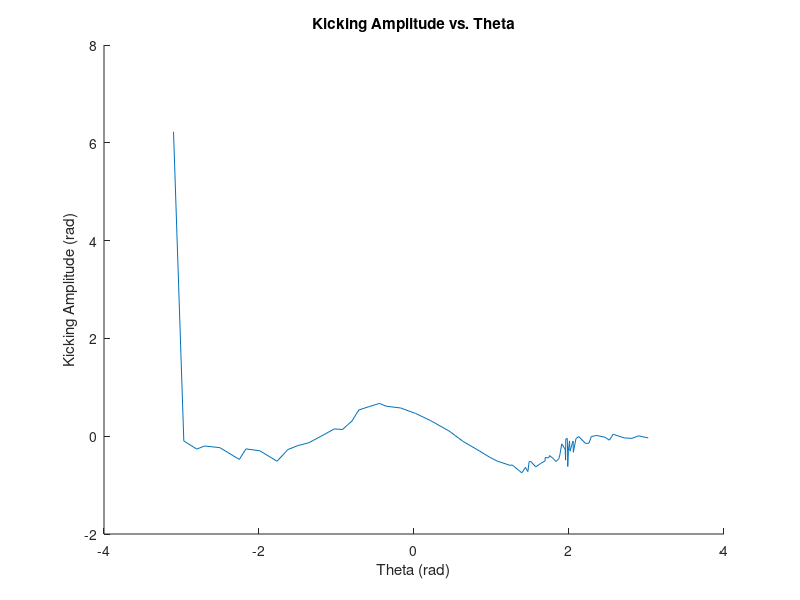

Write MATLAB code to recreate this figure.
function res = validate_amplitudevstheta
    % TURN THIS INTO AMPLITUDE VS. THETA AND TOTAL ENERGY VS. THETA
    clf;
    hold on;
    load knee2.csv;
    load torso2.csv;
    m_knee = 1;
    m_torso = 1;
    g = 9.8;
    T = knee2(:, 1);
    kneeX = knee2(:, 2);
    kneeY = knee2(:, 3);
    torsoX = torso2(:, 2);
    torsoY = torso2(:, 3);
    for i = 1:length(T)
        Theta1(i) = atan2(torsoY(i),torsoX(i));
        Theta2(i) = atan2((kneeY(i)-torsoY(i)),(kneeX(i)-torsoX(i)));
        Amplitude(i) = Theta2(i)-Theta1(i);
    end
    theta_vs_te = zeros(length(T)-1,2);
    for i = 1:(length(T)-1)
        dt = T(i+1) - T(i);
        Vx_knee(i) = (kneeX(i+1)-kneeX(i))/dt;
        Vy_knee(i) = (kneeY(i+1)-kneeY(i))/dt;
        Vx_torso(i) = (torsoX(i+1)-torsoX(i))/dt;
        Vy_torso(i) = (torsoY(i+1)-torsoY(i))/dt;
        KE(i) = .5 * m_knee * (Vx_knee(i)^2 + Vy_knee(i)^2) + .5 * m_torso * (Vx_torso(i)^2 + Vy_torso(i)^2);
        PE(i) = m_knee*g*kneeY(i) + m_torso*g*torsoY(i);
        TE(i) = KE(i)+PE(i);
        theta_vs_te(i,:) = [Theta1(i), TE(i)];
    end
    plotTo = 70; %(max = 169)
    amplitudevstheta = zeros(plotTo, 2);
    for i = 1:plotTo
        amplitudevstheta(i, :) = [Theta1(i), Amplitude(i)];
    end
    sorted = sortrows(amplitudevstheta,1);
    disp(sorted);
    plot(sorted(:, 1), sorted(:, 2));
    xlabel('Theta (rad)');
    ylabel('Kicking Amplitude (rad)');
    title('Kicking Amplitude vs. Theta');
    period = 3.04-0.968;
    disp(length(T));
end